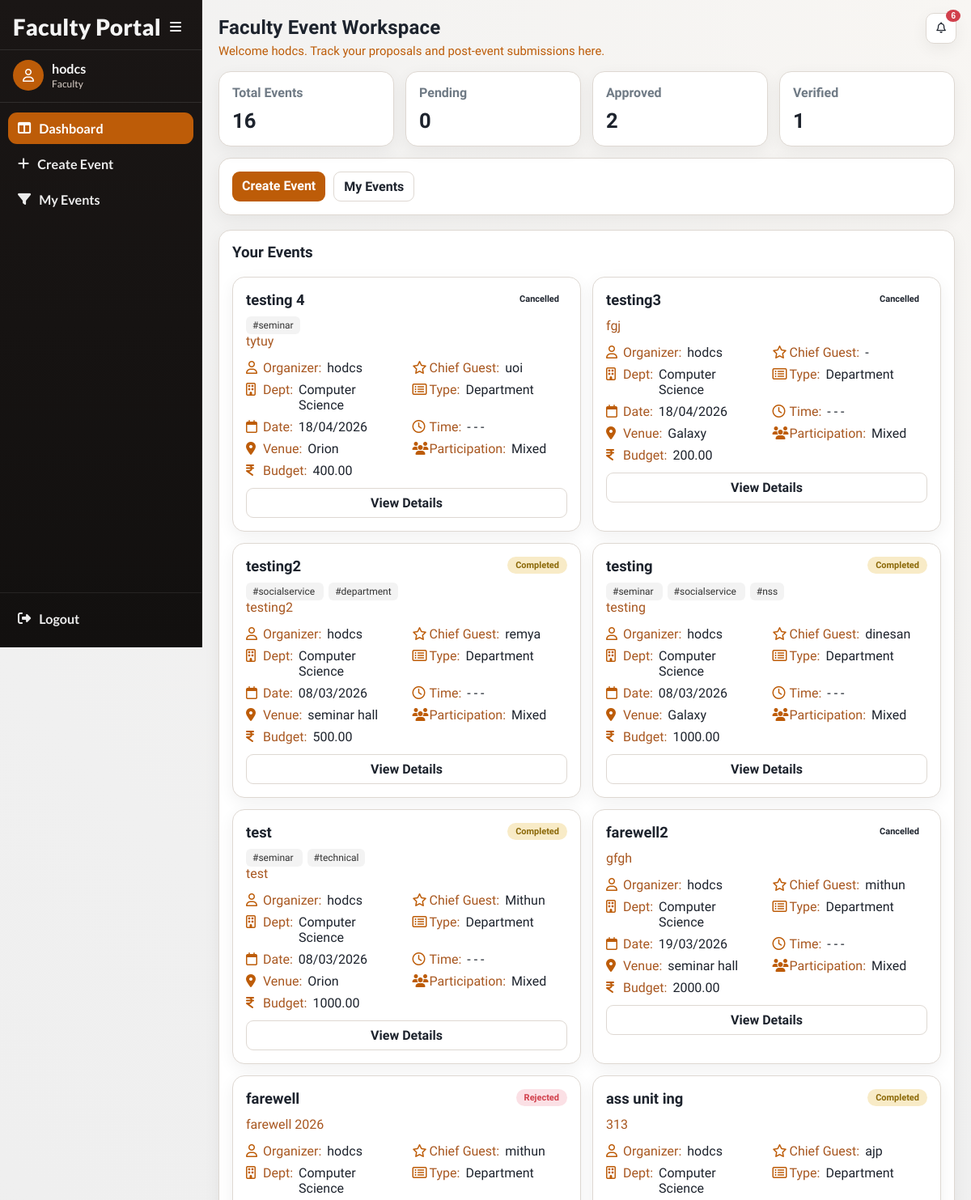
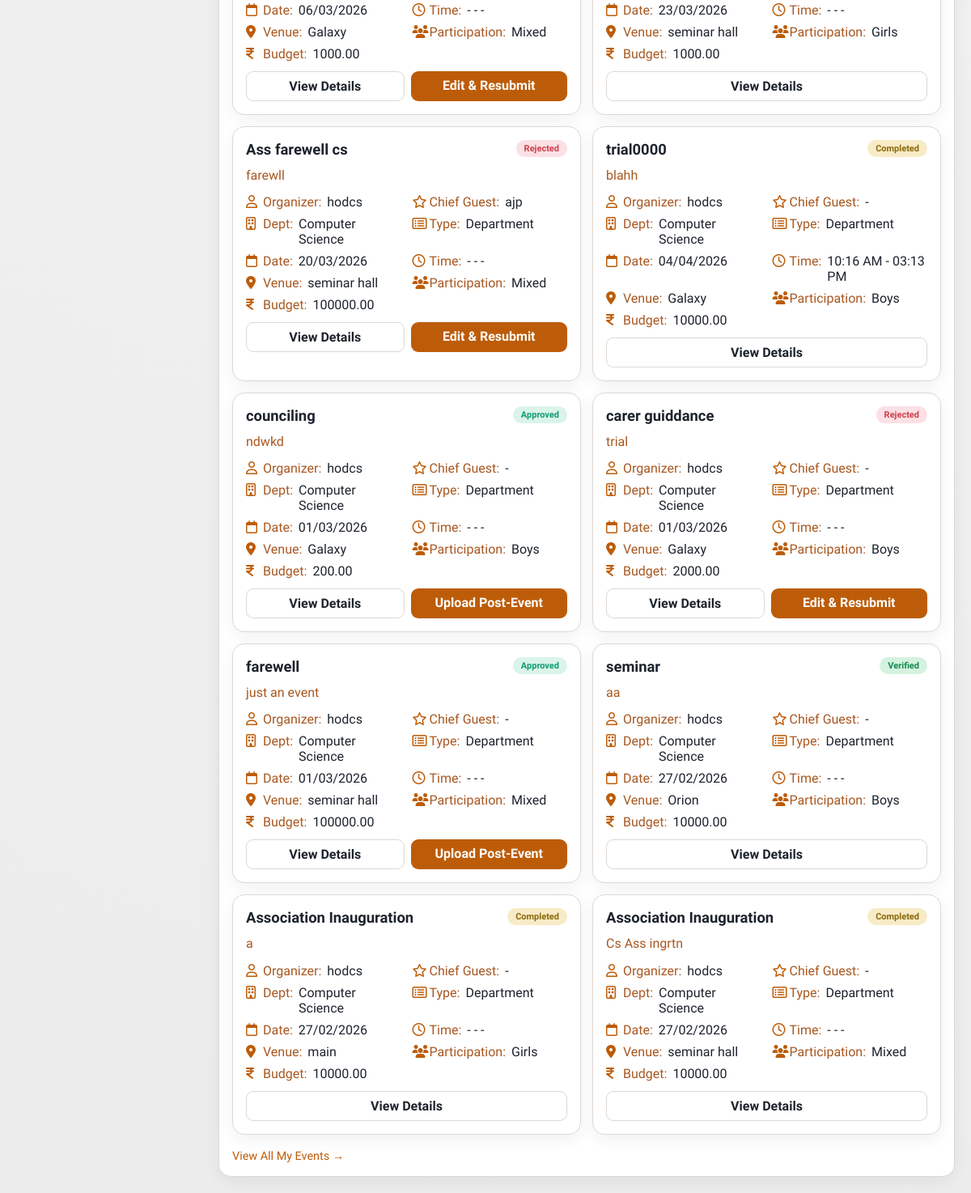
Page /faculty/dashboard/ (signed in) on the committed database (2 pictures, top to bottom).
### accounts/models.py (models this page shows, shortened)
class User(AbstractUser):
    ROLE_CHOICES = (
        ('faculty', 'Faculty'),
        ('principal', 'Principal'),
        ('admin', 'Admin'),
    )
    SUB_ROLE_CHOICES = (
        ('hod', 'HOD'),
        ('nss', 'NSS In-Charge'),
        ('ncc', 'NCC In-Charge'),
        ('union', 'Union In-Charge'),
        ('other', 'Other In-Charge'),
    )
    role = models.CharField(max_length=20, choices=ROLE_CHOICES)
    sub_role = models.CharField(
        max_length=20,
        choices=SUB_ROLE_CHOICES,
        blank=True,
        null=True
    )
    department = models.ForeignKey(
    'events.Department',
    on_delete=models.SET_NULL,
    null=True,
    blank=True
    )

### events/models.py (models this page shows, shortened)
class Event(models.Model):
    CATEGORY_CHOICES = (
        ('department', 'Department'),
        ('nss', 'NSS'),
        ('ncc', 'NCC'),
        ('union', 'Union'),
        ('other', 'Other'),
    )
    PARTICIPATION_CHOICES = (
        ('boys', 'Boys'),
        ('girls', 'Girls'),
        ('mixed', 'Mixed'),
    )
    STATUS_CHOICES = (
        ('pending', 'Pending Approval'),
        ('approved', 'Approved'),
        ('rejected', 'Rejected'),
        ('completed', 'Completed'),
        ('verified', 'Verified'),
        ('cancelled', 'Cancelled'),
    )
    title = models.CharField(max_length=200)
    category = models.CharField(max_length=20, choices=CATEGORY_CHOICES)
    created_by = models.ForeignKey(
        settings.AUTH_USER_MODEL,
        on_delete=models.CASCADE
    )
    department = models.ForeignKey(
    Department,
    on_delete=models.SET_NULL,
    null=True,
    blank=True
    )
    participation_type = models.CharField(
        max_length=20,
        choices=PARTICIPATION_CHOICES
    )
    chief_guest = models.CharField(max_length=200, blank=True, null=True)
    budget = models.DecimalField(max_digits=10, decimal_places=2)
    venue = models.ForeignKey(
    Venue,
    on_delete=models.PROTECT
    )
    start_date = models.DateField()
    end_date = models.DateField()
    start_time = models.TimeField(null=True, blank=True)
    end_time = models.TimeField(null=True, blank=True)
    description = models.TextField()
    tags = models.ManyToManyField(Tag, blank=True)
    status = models.CharField(
        max_length=20,
        choices=STATUS_CHOICES,
        default='pending'
    )
    principal_remark = models.TextField(blank=True, null=True)
    created_at = models.DateTimeField(auto_now_add=True)
    report_text = models.TextField(blank=True, null=True)
    attendance_file = models.FileField(
        upload_to='attendance/',
        blank=True,
        null=True
    )
    completed_at = models.DateTimeField(blank=True, null=True)

class Tag(models.Model):
    name = models.CharField(max_length=50, unique=True)

class Department(models.Model):
    name = models.CharField(max_length=100, unique=True)
    def __str__(self):
        return self.name

class Venue(models.Model):
    name = models.CharField(max_length=100, unique=True)
    def __str__(self):
        return self.name

### accounts/views.py (the view)
# urls.py: path('faculty/dashboard/', views.faculty_dashboard, name='faculty_dashboard'),
@never_cache
@login_required(login_url='/login/')
def faculty_dashboard(request):
    if request.user.role != 'faculty':
        return redirect('login')
    user = request.user
    my_events = Event.objects.filter(created_by=user).order_by('-created_at')
    unread_notifications = request.user.notifications.filter(is_read=False)
    unread_count = unread_notifications.count()
    recent_notifications = request.user.notifications.order_by('-created_at')[:5]
    today = timezone.now().date()
    context = {
        'my_events': my_events,
        'my_event_count': my_events.count(),
        'pending_count': my_events.filter(status='pending').count(),
        'approved_count': my_events.filter(status='approved').count(),
        'completed_count': my_events.filter(status='completed').count(),
        'verified_count': my_events.filter(status='verified').count(),
        'rejected_count': my_events.filter(status='rejected').count(),
        'today': today,
        'active_nav': 'faculty-dashboard',
        'unread_count': unread_count,
        'recent_notifications': recent_notifications,
    }
    return render(request,
                  'accounts/faculty_dashboard.html',
                  context)

### accounts/templates/accounts/faculty_dashboard.html (shortened to what this page needs)
{% extends "base.html" %}
{% load event_extras %}
{% block page_title %}Faculty Event Workspace{% endblock %}
{% block page_subtitle %}Welcome {{ request.user.get_full_name|default:request.user.username }}. Track your proposals and post-event submissions here.{% endblock %}
{% block content %}
<div class="card-grid">
    <article class="panel">
        <div class="card-title">Total Events</div>
        <p class="card-value">{{ my_event_count }}</p>
    </article>
    <article class="panel">
        <div class="card-title">Pending</div>
        <p class="card-value">{{ pending_count }}</p>
    </article>
    <article class="panel">
        <div class="card-title">Approved</div>
        <p class="card-value">{{ approved_count }}</p>
    </article>
    <article class="panel">
        <div class="card-title">Verified</div>
        <p class="card-value">{{ verified_count }}</p>
    </article>
</div>
<div class="panel" style="margin-bottom: 18px; display: flex; gap: 10px; flex-wrap: wrap;">
    <a class="btn" href="{% url 'create_event' %}">Create Event</a>
    <a class="btn secondary" href="{% url 'faculty_filter_events' %}">My Events</a>
</div>
<section class="panel">
    <h3 style="margin-top: 0;">Your Events</h3>
    <section class="event-grid">
        {% for e in my_events %}
            <article class="event-card">
                {% include "events/partials/event_detail_card_body.html" with event=e %}
                <div class="action-row" style="display:flex; gap:8px; flex-wrap:wrap;">
                    <a class="btn secondary" href="{% url 'event_detail' e.id %}">
                        View Details
                    </a>
                    {% if e.status == 'approved' %}
                        <a class="btn" href="{% url 'post_event_upload' e.id %}">
                            Upload Post-Event
                        </a>
                    {% endif %}
                    {% if e.status == 'rejected' %}
                        <a class="btn" href="{% url 'edit_event' e.id %}">
                            Edit & Resubmit
                        </a>
                    {% endif %}
                </div>
            </article>
        {% empty %}
            <article class="event-card">
                <p class="muted" style="margin:0;">You have not created any events.</p>
            </article>
        {% endfor %}
    </section>
    <div style="margin-top: 12px;">
        <a class="card-link" href="{% url 'faculty_filter_events' %}">View All My Events →</a>
    </div>
</section>
{% endblock %}

### accounts/templates/base.html (shortened to what this page needs)
<!DOCTYPE html>
<html lang="en">
<head>
    <link rel="stylesheet" href="https://cdnjs.cloudflare.com/ajax/libs/font-awesome/6.5.2/css/all.min.css">
</head>
<body class="{% if request.user.is_authenticated %}has-sidebar{% endif %}">
    <div class="app">
        {% if request.user.is_authenticated %}
            <aside class="sidebar">
                <div class="sidebar-head">
                    <div class="brand">
                        {% if request.user.role == "principal" %}
                            Principal Portal
                        {% elif request.user.role == "faculty" %}
                            Faculty Portal
                        {% else %}
                            Event Portal
                        {% endif %}
                    </div>
                    <button class="collapse-toggle" id="sidebarCollapseToggle" type="button">
                        <i class="fa-solid fa-bars"></i>
                    </button>
                </div>
                <div class="sidebar-user">
                    <div class="avatar"><i class="fa-regular fa-user"></i></div>
                    <div class="user-meta">
                        <div class="user-name">{{ request.user.get_full_name|default:request.user.username }}</div>
                        <div class="user-role">{{ request.user.get_role_display|default:"User" }}</div>
                    </div>
                </div>
                <ul class="nav-list">
                    {% if request.user.role == "principal" %}
                        <li><a class="nav-link {% if active_nav == 'principal-dashboard' or request.resolver_match.url_name == 'principal_dashboard' %}active{% endif %}" href="{% url 'principal_dashboard' %}" title="Dashboard"><i class="fa-solid fa-table-columns"></i><span class="nav-text">Dashboard</span></a></li>
                        <li><a class="nav-link {% if active_nav == 'principal-pending' or request.resolver_match.url_name == 'principal_pending_events' %}active{% endif %}" href="{% url 'principal_pending_events' %}" title="Pending Approvals"><i class="fa-regular fa-clock"></i><span class="nav-text">Pending Approvals</span></a></li>
                        <li><a class="nav-link {% if active_nav == 'principal-approved' or request.resolver_match.url_name == 'principal_approved_events' %}active{% endif %}" href="{% url 'principal_approved_events' %}" title="Approved Events"><i class="fa-regular fa-circle-check"></i><span class="nav-text">Approved Events</span></a></li>
                        <li><a class="nav-link {% if active_nav == 'principal-verify' or request.resolver_match.url_name == 'principal_verify_list' %}active{% endif %}" href="{% url 'principal_verify_list' %}" title="Verify Events"><i class="fa-solid fa-list-check"></i><span class="nav-text">Verify Events</span></a></li>
                        <li><a class="nav-link {% if active_nav == 'principal-rejected' or request.resolver_match.url_name == 'principal_rejected_events' %}active{% endif %}" href="{% url 'principal_rejected_events' %}" title="Rejected Events"><i class="fa-regular fa-circle-xmark"></i><span class="nav-text">Rejected Events</span></a></li>
                        <li><a class="nav-link {% if active_nav == 'principal-all' or request.resolver_match.url_name == 'view_all_events' %}active{% endif %}" href="{% url 'view_all_events' %}" title="All Events"><i class="fa-regular fa-calendar-days"></i><span class="nav-text">All Events</span></a></li>
                        <li><a class="nav-link {% if active_nav == 'principal-analytics' or request.resolver_match.url_name == 'analytics_dashboard' %}active{% endif %}" href="{% url 'analytics_dashboard' %}" title="Analytics"><i class="fa-solid fa-chart-line"></i><span class="nav-text">Analytics</span></a></li>
                    {% elif request.user.role == "faculty" %}
                        <li><a class="nav-link {% if active_nav == 'faculty-dashboard' or request.resolver_match.url_name == 'faculty_dashboard' %}active{% endif %}" href="{% url 'faculty_dashboard' %}" title="Dashboard"><i class="fa-solid fa-table-columns"></i><span class="nav-text">Dashboard</span></a></li>
                        <li><a class="nav-link " href="{% url 'create_event' %}" title="Create Event"><i class="fa-solid fa-plus"></i><span class="nav-text">Create Event</span></a></li>
                        <li><a class="nav-link " href="{% url 'faculty_filter_events' %}" title="My Events"><i class="fa-solid fa-filter"></i><span class="nav-text">My Events</span></a></li>
                    {% endif %}
                </ul>
                <div class="sidebar-foot">
                    <a class="nav-link" href="{% url 'logout' %}" title="Logout">
                        <i class="fa-solid fa-right-from-bracket"></i>
                        <span class="nav-text">Logout</span>
                    </a>
                </div>
            </aside>
            <div class="notif-fab" id="notifFab">
                <div style="position:relative;">
                    <button class="nav-icon-btn" id="notifToggle" type="button" aria-label="Notifications">
                        <i class="fa-regular fa-bell"></i>
                        {% if unread_count > 0 %}
                            <span class="notif-badge">{{ unread_count }}</span>
                        {% endif %}
                    </button>
                </div>
            </div>
        {% endif %}
        <main class="main">
            <header class="page-head">
                <h1 class="page-title">{% block page_title %}College Event System{% endblock %}</h1>
                <p class="page-subtitle">{% block page_subtitle %}{% endblock %}</p>
            </header>
            {% block content %}{% endblock %}
        </main>
    </div>
</body>
</html>

### events/templates/events/partials/event_detail_card_body.html (shortened to what this page needs)
{% load event_extras %}
<div class="event-head">
    <h3 class="event-title">
        <a href="{% url 'event_detail' event.id %}">{{ event.title }}</a>
    </h3>
    <span class="chip {{ event.status }}">{{ event.status|title }}</span>
</div>
<div class="event-tags">
{% for tag in event.tags.all %}
<a href="?search=#{{ tag.name }}" class="tag">
#{{ tag.name }}
</a>
{% endfor %}
</div>
<p class="event-desc">{{ event.description|default:"No description provided."|truncatewords:22 }}</p>
<div class="meta-grid">
    <div class="meta-row"><i class="fa-regular fa-user"></i><span class="meta-label">Organizer:</span><span class="meta-value">{{ event.created_by.get_full_name|default:event.created_by.username }}</span></div>
    <div class="meta-row"><i class="fa-regular fa-star"></i><span class="meta-label">Chief Guest:</span><span class="meta-value">{{ event.chief_guest|default:"-" }}</span></div>
    <div class="meta-row"><i class="fa-regular fa-building"></i><span class="meta-label">Dept:</span><span class="meta-value">{{ event.department|default:"General" }}</span></div>
    <div class="meta-row"><i class="fa-regular fa-rectangle-list"></i><span class="meta-label">Type:</span><span class="meta-value">{{ event.category|title }}</span></div>
    <div class="meta-row"><i class="fa-regular fa-calendar"></i><span class="meta-label">Date:</span><span class="meta-value">{{ event.start_date|date:"d/m/Y" }}</span></div>
    <div class="meta-row"><i class="fa-regular fa-clock"></i><span class="meta-label">Time:</span><span class="meta-value">{% if event.start_time %}{{ event.start_time|time:"h:i A" }}{% else %}-{% endif %} - {% if event.end_time %}{{ event.end_time|time:"h:i A" }}{% else %}-{% endif %}</span></div>
    <div class="meta-row"><i class="fa-solid fa-location-dot"></i><span class="meta-label">Venue:</span><span class="meta-value">{{ event.venue }}</span></div>
    <div class="meta-row"><i class="fa-solid fa-users"></i><span class="meta-label">Participation:</span><span class="meta-value">{{ event.participation_type|title }}</span></div>
    <div class="meta-row"><i class="fa-solid fa-indian-rupee-sign"></i><span class="meta-label">Budget:</span><span class="meta-value">{{ event.budget }}</span></div>
</div>

### events/templates/events/partials/event_detail_card_body.html (style rules this page uses)
.tag { background:#f3f3f3; padding:4px 8px; margin-right:6px; border-radius:6px; font-size:12px; text-decoration:none; color:#333; }

### rows in the picture
User: user.get_full_name "hodcs", user.role "Faculty"
Event: title "testing 4", status "Cancelled", description "tytuy", created_by.get_full_name "hodcs", chief_guest "uoi", department "Computer Science", category "Department", start_date "18/04/2026", venue "Orion", participation_type "Mixed", budget "400.00"
Tag: name "seminar"
Event: title "testing3", status "Cancelled", description "fgj", created_by.get_full_name "hodcs", chief_guest "-", department "Computer Science", category "Department", start_date "18/04/2026", venue "Galaxy", participation_type "Mixed", budget "200.00"
Event: title "testing2", status "Completed", description "testing2", created_by.get_full_name "hodcs", chief_guest "remya", department "Computer Science", category "Department", start_date "08/03/2026", venue "seminar hall", participation_type "Mixed", budget "500.00"
Tag: name "socialservice"
Tag: name "department"
Event: title "testing", status "Completed", description "testing", created_by.get_full_name "hodcs", chief_guest "dinesan", department "Computer Science", category "Department", start_date "08/03/2026", venue "Galaxy", participation_type "Mixed", budget "1000.00"
Tag: name "nss"
Event: title "test", status "Completed", description "test", created_by.get_full_name "hodcs", chief_guest "Mithun", department "Computer Science", category "Department", start_date "08/03/2026", venue "Orion", participation_type "Mixed", budget "1000.00"
Tag: name "technical"
Event: title "farewell2", status "Cancelled", description "gfgh", created_by.get_full_name "hodcs", chief_guest "mithun", department "Computer Science", category "Department", start_date "19/03/2026", venue "seminar hall", participation_type "Mixed", budget "2000.00"
Event: title "farewell", status "Rejected", description "farewell 2026", created_by.get_full_name "hodcs", chief_guest "mithun", department "Computer Science", category "Department", start_date "06/03/2026", venue "Galaxy", participation_type "Mixed", budget "1000.00", shows "Edit & Resubmit"
Event: title "ass unit ing", status "Completed", description "313", created_by.get_full_name "hodcs", chief_guest "ajp", department "Computer Science", category "Department", start_date "23/03/2026", venue "seminar hall", participation_type "Girls", budget "1000.00"
Event: title "Ass farewell cs", status "Rejected", description "farewll", created_by.get_full_name "hodcs", chief_guest "ajp", department "Computer Science", category "Department", start_date "20/03/2026", venue "seminar hall", participation_type "Mixed", budget "100000.00", shows "Edit & Resubmit"
Event: title "trial0000", status "Completed", description "blahh", created_by.get_full_name "hodcs", chief_guest "-", department "Computer Science", category "Department", start_date "04/04/2026", start_time "10:16 AM", end_time "03:13 PM", venue "Galaxy", participation_type "Boys", budget "10000.00"
Event: title "counciling", status "Approved", description "ndwkd", created_by.get_full_name "hodcs", chief_guest "-", department "Computer Science", category "Department", start_date "01/03/2026", venue "Galaxy", participation_type "Boys", budget "200.00", shows "Upload Post-Event"
Event: title "carer guiddance", status "Rejected", description "trial", created_by.get_full_name "hodcs", chief_guest "-", department "Computer Science", category "Department", start_date "01/03/2026", venue "Galaxy", participation_type "Boys", budget "2000.00", shows "Edit & Resubmit"
Event: title "farewell", status "Approved", description "just an event", created_by.get_full_name "hodcs", chief_guest "-", department "Computer Science", category "Department", start_date "01/03/2026", venue "seminar hall", participation_type "Mixed", budget "100000.00", shows "Upload Post-Event"
Event: title "seminar", status "Verified", description "aa", created_by.get_full_name "hodcs", chief_guest "-", department "Computer Science", category "Department", start_date "27/02/2026", venue "Orion", participation_type "Boys", budget "10000.00"
Event: title "Association Inauguration", status "Completed", description "a", created_by.get_full_name "hodcs", chief_guest "-", department "Computer Science", category "Department", start_date "27/02/2026", venue "main", participation_type "Girls", budget "10000.00"
Event: title "Association Inauguration", status "Completed", description "Cs Ass ingrtn", created_by.get_full_name "hodcs", chief_guest "-", department "Computer Science", category "Department", start_date "27/02/2026", venue "seminar hall", participation_type "Mixed", budget "10000.00"

### other values in the picture
{{ unread_count }} "6"
{{ my_event_count }} "16"
{{ pending_count }} "0"
{{ approved_count }} "2"
{{ verified_count }} "1"
